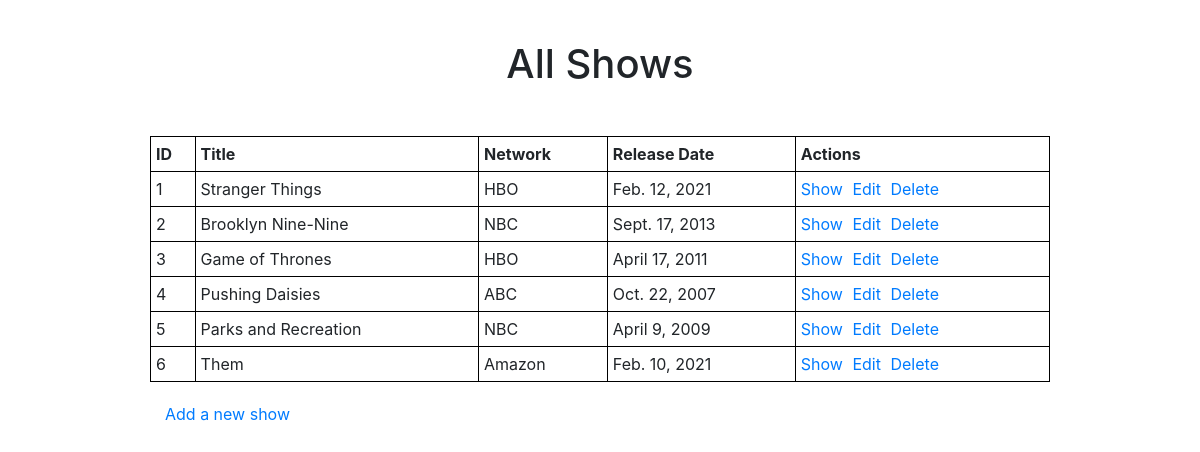
/shows, run on the app's committed database.
### tv_shows_app/models.py (models this page shows)
class Show(models.Model):
	title = models.CharField(max_length=255)
	network = models.CharField(max_length=255)
	release_date = models.DateTimeField()
	description = models.TextField()
	created_at = models.DateTimeField(auto_now_add=True)
	updated_at = models.DateTimeField(auto_now=True)
	objects = ShowManager()

### tv_shows_app/views.py (the view)
# urls.py: path("shows", views.view_all_shows),
def view_all_shows(request):
  context = {
    'all_shows': Show.objects.all()
  }
  return render(request, 'index.html', context)

### tv_shows_app/templates/index.html (shortened to what this page needs)
<!DOCTYPE html>
<html lang="en">
<head>
  {%load static%}
  <link rel="stylesheet" href="{% static 'css/style.css' %}">
  <link rel="stylesheet" href="https://stackpath.bootstrapcdn.com/bootstrap/4.3.1/css/bootstrap.min.css">
</head>
<body>
  <div id="container">
    <h1>All Shows</h1>
    <table>
      <thead>
        <tr>
          <th>ID</th>
          <th>Title</th>
          <th>Network</th>
          <th>Release Date</th>
          <th>Actions</th>
        </tr>
      </thead>
      <tbody>
        {% for show in all_shows%}
        <tr>
          <td>{{show.id}}</td>
          <td>{{show.title}}</td>
          <td>{{show.network}}</td>
          <td>{{show.release_date.date}}</td>
          <td>
            <a class="divider" href="/shows/{{show.id}}">Show</a>
            <a class="divider" href="/shows/{{show.id}}/edit">Edit</a>
            <a href="/shows/{{show.id}}/destroy">Delete</a>
          </td>
        </tr>
        {%endfor%}
      </tbody>
    </table>
    <a id="bottom_a" href="/shows/new">Add a new show</a>
  </div>
</body>
</html>

### tv_shows_app/static/css/style.css (style rules this page uses)
* { margin: 0 auto; padding: 0 auto; }
#container { width: 970px; }
h1 { text-align: center; padding: 40px; }
table { width: 900px; border: 1px solid black; padding: 5px; }
th, td { border: 1px solid black; padding-right: 30px; padding: 5px; }
a { padding-right: 5px; }
#bottom_a { float: left; margin-left: 50px; padding-top: 20px; }

### data on the page
Show: id "1", title "Stranger Things", network "HBO", release_date "Feb. 12, 2021"
Show: id "2", title "Brooklyn Nine-Nine", network "NBC", release_date "Sept. 17, 2013"
Show: id "3", title "Game of Thrones", network "HBO", release_date "April 17, 2011"
Show: id "4", title "Pushing Daisies", network "ABC", release_date "Oct. 22, 2007"
Show: id "5", title "Parks and Recreation", network "NBC", release_date "April 9, 2009"
Show: id "6", title "Them", network "Amazon", release_date "Feb. 10, 2021"
